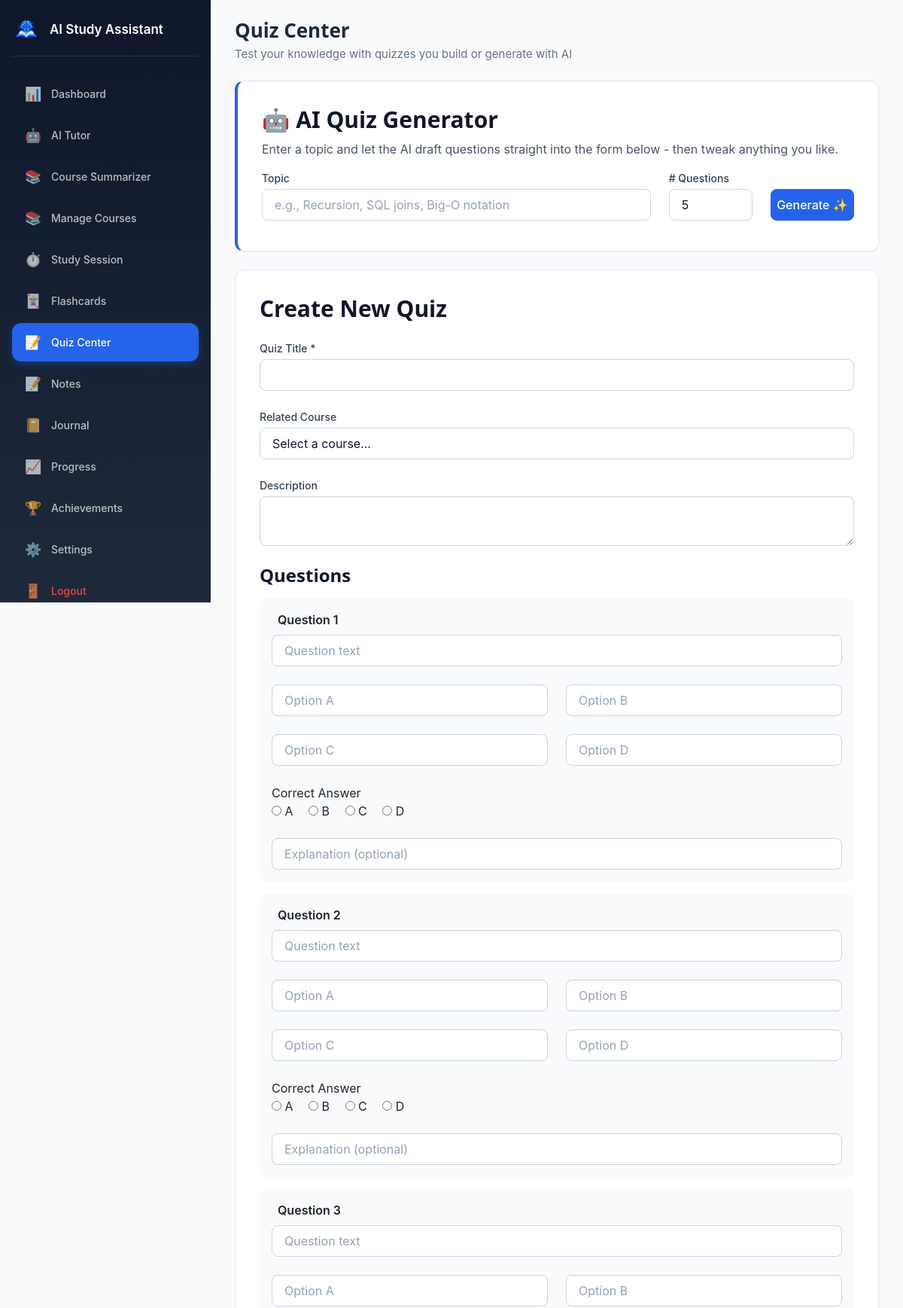
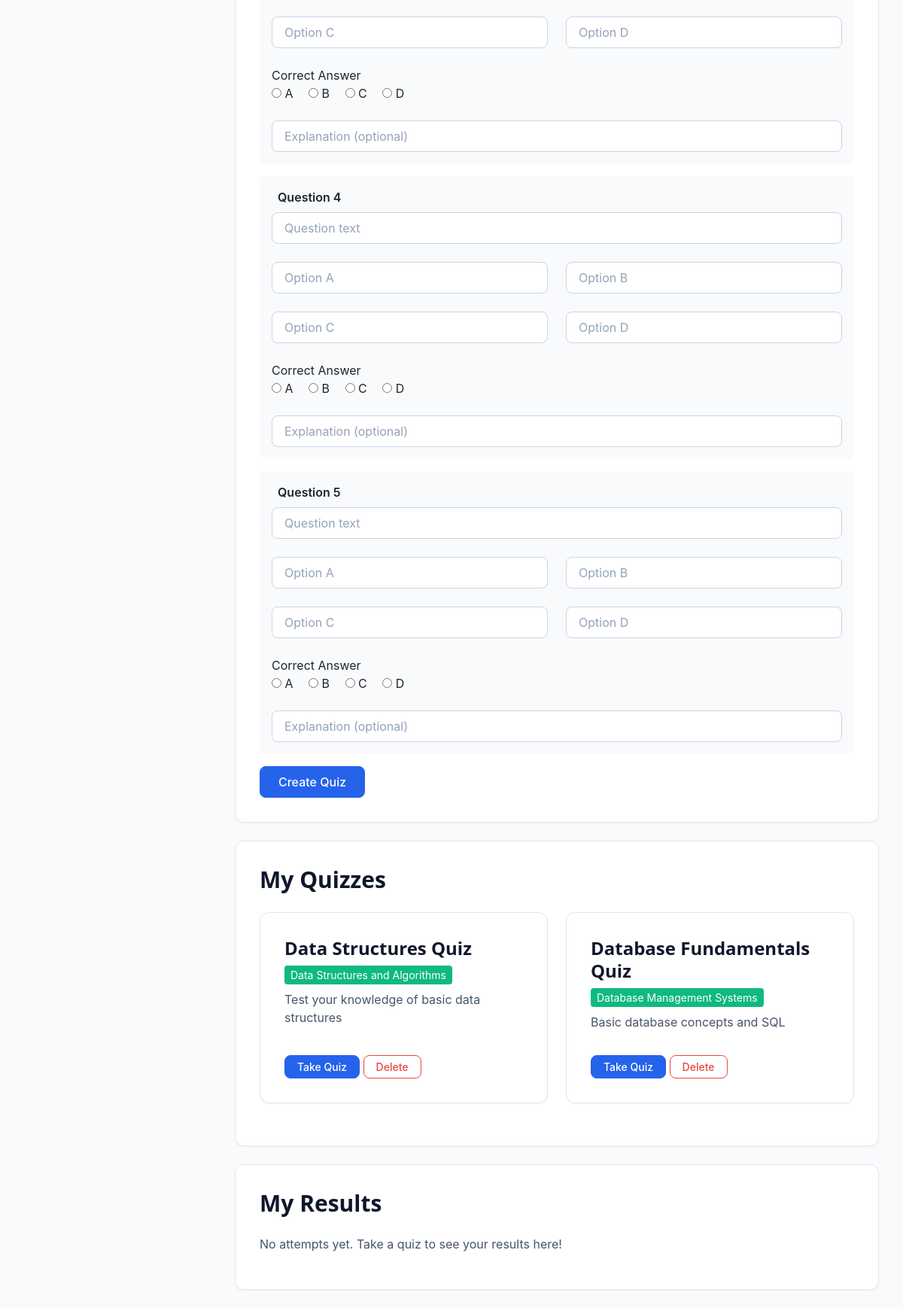
The app's page /quiz-center.php (signed in) with its own data (2 pictures, top to bottom).
### tables this page shows
CREATE TABLE IF NOT EXISTS quizzes (
    id INT AUTO_INCREMENT PRIMARY KEY,
    title VARCHAR(255) NOT NULL,
    description TEXT,
    course_id INT,
    user_id INT NOT NULL,
    created_at TIMESTAMP DEFAULT CURRENT_TIMESTAMP,
    updated_at TIMESTAMP DEFAULT CURRENT_TIMESTAMP ON UPDATE CURRENT_TIMESTAMP,
    FOREIGN KEY (course_id) REFERENCES courses(id) ON DELETE SET NULL,
    FOREIGN KEY (user_id) REFERENCES users(id) ON DELETE CASCADE,
    INDEX idx_user_id (user_id),
    INDEX idx_course_id (course_id)
);

CREATE TABLE IF NOT EXISTS courses (
    id INT AUTO_INCREMENT PRIMARY KEY,
    title VARCHAR(255) NOT NULL,
    description TEXT,
    code VARCHAR(50) DEFAULT NULL,
    instructor VARCHAR(255) DEFAULT NULL,
    user_id INT NOT NULL,
    created_at TIMESTAMP DEFAULT CURRENT_TIMESTAMP,
    updated_at TIMESTAMP DEFAULT CURRENT_TIMESTAMP ON UPDATE CURRENT_TIMESTAMP,
    FOREIGN KEY (user_id) REFERENCES users(id) ON DELETE CASCADE,
    INDEX idx_user_id (user_id),
    INDEX idx_code (code)
);

### models/Quiz.php (called while the page is built, shortened)
<?php
class Quiz {
    public static function get_user_quizzes($user_id, $course_id = null) {
        $db = get_db_connection();
        try {
            if ($course_id) {
                $stmt = $db->prepare("SELECT q.*, c.title as course_title FROM quizzes q LEFT JOIN courses c ON q.course_id = c.id WHERE q.user_id = ? AND q.course_id = ? ORDER BY q.created_at DESC");
                $stmt->execute([$user_id, $course_id]);
            } else {
                $stmt = $db->prepare("SELECT q.*, c.title as course_title FROM quizzes q LEFT JOIN courses c ON q.course_id = c.id WHERE q.user_id = ? ORDER BY q.created_at DESC");
                $stmt->execute([$user_id]);
            }
            return $stmt->fetchAll();
        } catch (PDOException $e) {
            error_log("Get user quizzes error: " . $e->getMessage());
            return [];
        }
    }
}

### quiz-center.php (the view, shortened to what this page needs)
<?php
require_once __DIR__ . '/models/Quiz.php';
$user_id = get_current_user_id();
$quizzes = Quiz::get_user_quizzes($user_id);
$results = Quiz::get_user_results($user_id);
require_once __DIR__ . '/views/partials/navbar.php';
?>
<header class="page-heading">
    <h1>Quiz Center</h1>
    <p>Test your knowledge with quizzes you build or generate with AI</p>
</header>
                <div class="card mb-4" style="border-left: 4px solid var(--color-accent);">
                    <div class="card-body">
                        <h3 style="color: var(--color-primary-dark); margin-bottom: var(--spacing-sm);">🤖 AI Quiz Generator</h3>
                        <p style="color: var(--color-gray-600);">Enter a topic and let the AI draft questions straight into the form below - then tweak anything you like.</p>
                        <div class="row align-items-end">
                            <div class="col-12 col-md-8 mb-3 mb-md-0">
                                <label for="gen-topic" class="form-label">Topic</label>
                                <input type="text" class="form-control" id="gen-topic" placeholder="e.g., Recursion, SQL joins, Big-O notation" maxlength="120">
                            </div>
                            <div class="col-6 col-md-2 mb-3 mb-md-0">
                                <label for="gen-count" class="form-label"># Questions</label>
                                <select class="form-control" id="gen-count">
                                    <option value="5" selected>5</option>
                                </select>
                            </div>
                            <div class="col-6 col-md-2">
                                <button type="button" class="btn btn-primary w-100" id="generate-btn">Generate ✨</button>
                            </div>
                        </div>
                    </div>
                </div>
                <div class="card mb-4">
                    <div class="card-body">
                        <h3 style="color: var(--color-primary-dark); margin-bottom: var(--spacing-lg);">Create New Quiz</h3>
                        <form method="POST" action="" id="quiz-create-form">
                            <div class="form-group">
                                <label for="title" class="form-label">Quiz Title *</label>
                                <input type="text" class="form-control" id="title" name="title" required>
                            </div>
                            <div class="form-group">
                                <label for="course" class="form-label">Related Course</label>
                                <select class="form-control" id="course" name="course_id">
                                    <option value="">Select a course...</option>
                                </select>
                            </div>
                            <div class="form-group">
                                <label for="description" class="form-label">Description</label>
                                <textarea class="form-control" id="description" name="description" rows="2"></textarea>
                            </div>
                            <h4 style="color: var(--color-primary-dark); margin: var(--spacing-lg) 0 var(--spacing-md);">Questions</h4>
                            <?php for ($i = 1; $i <= 5; $i++): ?>
                                <fieldset style="background-color: var(--color-gray-50); padding: var(--spacing-md); border-radius: var(--border-radius-md); margin-bottom: var(--spacing-md); border: none;" data-question="<?php echo $i; ?>">
                                    <legend style="font-size: var(--font-size-base); font-weight: var(--font-weight-semibold); width: auto; padding: 0 var(--spacing-sm);">Question <?php echo $i; ?></legend>
                                    <div class="form-group">
                                        <input type="text" class="form-control q-text" name="question_<?php echo $i; ?>" placeholder="Question text">
                                    </div>
                                    <div class="row">
                                        <div class="col-6">
                                            <div class="form-group">
                                                <input type="text" class="form-control q-opt-a" name="option_a_<?php echo $i; ?>" placeholder="Option A">
                                            </div>
                                        </div>
                                        <div class="col-6">
                                            <div class="form-group">
                                                <input type="text" class="form-control q-opt-b" name="option_b_<?php echo $i; ?>" placeholder="Option B">
                                            </div>
                                        </div>
                                    </div>
                                    <div class="row">
                                        <div class="col-6">
                                            <div class="form-group">
                                                <input type="text" class="form-control q-opt-c" name="option_c_<?php echo $i; ?>" placeholder="Option C">
                                            </div>
                                        </div>
                                        <div class="col-6">
                                            <div class="form-group">
                                                <input type="text" class="form-control q-opt-d" name="option_d_<?php echo $i; ?>" placeholder="Option D">
                                            </div>
                                        </div>
                                    </div>
                                    <div class="form-group">
                                        <label>Correct Answer</label>
                                        <div>
                                            <label style="margin-right: var(--spacing-md);"><input type="radio" name="correct_<?php echo $i; ?>" value="a" class="q-correct"> A</label>
                                            <label style="margin-right: var(--spacing-md);"><input type="radio" name="correct_<?php echo $i; ?>" value="b" class="q-correct"> B</label>
                                            <label style="margin-right: var(--spacing-md);"><input type="radio" name="correct_<?php echo $i; ?>" value="c" class="q-correct"> C</label>
                                            <label><input type="radio" name="correct_<?php echo $i; ?>" value="d" class="q-correct"> D</label>
                                        </div>
                                    </div>
                                    <div class="form-group mb-0">
                                        <input type="text" class="form-control q-expl" name="explanation_<?php echo $i; ?>" placeholder="Explanation (optional)">
                                    </div>
                                </fieldset>
                            <?php endfor; ?>
                            <button type="submit" class="btn btn-primary">Create Quiz</button>
                        </form>
                    </div>
                </div>
                <div class="card mb-4">
                    <div class="card-body">
                        <h3 style="color: var(--color-primary-dark); margin-bottom: var(--spacing-lg);">My Quizzes</h3>
                        <?php if (empty($quizzes)): ?>
                            <p style="color: var(--color-gray-600);">No quizzes yet. Create your first quiz above - or let the AI generator draft one!</p>
                        <?php else: ?>
                            <div class="row">
                                <?php foreach ($quizzes as $quiz): ?>
                                    <div class="col-12 col-md-6 mb-4" data-quiz-card="<?php echo $quiz['id']; ?>">
                                        <div class="card h-100">
                                            <div class="card-body d-flex flex-column">
                                                <h4 style="color: var(--color-primary-dark); margin-bottom: var(--spacing-sm);">
                                                    <?php echo htmlspecialchars($quiz['title']); ?>
                                                </h4>
                                                <?php if (!empty($quiz['course_title'])): ?>
                                                    <span style="background-color: var(--color-quiz); color: var(--color-white); padding: 2px 8px; border-radius: 4px; font-size: var(--font-size-sm); align-self: flex-start;">
                                                        <?php echo htmlspecialchars($quiz['course_title']); ?>
                                                    </span>
                                                <?php endif; ?>
                                                <?php if (!empty($quiz['description'])): ?>
                                                    <p style="color: var(--color-gray-600); margin-top: var(--spacing-sm);">
                                                        <?php echo htmlspecialchars(mb_substr($quiz['description'], 0, 100)); ?><?php echo mb_strlen($quiz['description']) > 100 ? '…' : ''; ?>
                                                    </p>
                                                <?php endif; ?>
                                                <div style="margin-top: auto; padding-top: var(--spacing-md);">
                                                    <button class="btn btn-sm btn-primary take-quiz-btn" data-quiz-id="<?php echo $quiz['id']; ?>">Take Quiz</button>
                                                    <form method="POST" action="" style="display: inline;" onsubmit="return confirm('Delete this quiz and all its results?');">
                                                        <button type="submit" class="btn btn-sm btn-outline" style="color: var(--color-error); border-color: var(--color-error);">Delete</button>
                                                    </form>
                                                </div>
                                            </div>
                                        </div>
                                    </div>
                                <?php endforeach; ?>
                            </div>
                        <?php endif; ?>
                    </div>
                </div>
                <div class="card">
                    <div class="card-body">
                        <h3 style="color: var(--color-primary-dark); margin-bottom: var(--spacing-lg);">My Results</h3>
                        <?php if (empty($results)): ?>
                            <p style="color: var(--color-gray-600);">No attempts yet. Take a quiz to see your results here!</p>
                        <?php endif; ?>
                    </div>
                </div>
<?php require_once __DIR__ . '/views/partials/footer.php'; ?>

### records on screen
quizzes: title "Data Structures Quiz", course.title "Data Structures and Algorithms", description "Test your knowledge of basic data structures"
quizzes: title "Database Fundamentals Quiz", course.title "Database Management Systems", description "Basic database concepts and SQL"

### other values on screen
$item[0] "📊"
$item[1] "Dashboard"
$item[0] "🤖"
$item[1] "AI Tutor"
$item[0] "📚"
$item[1] "Course Summarizer"
$item[1] "Manage Courses"
$item[0] "⏱️"
$item[1] "Study Session"
$item[0] "🃏"
$item[1] "Flashcards"
$item[0] "📝"
$item[1] "Quiz Center"
$item[1] "Notes"
$item[0] "📔"
